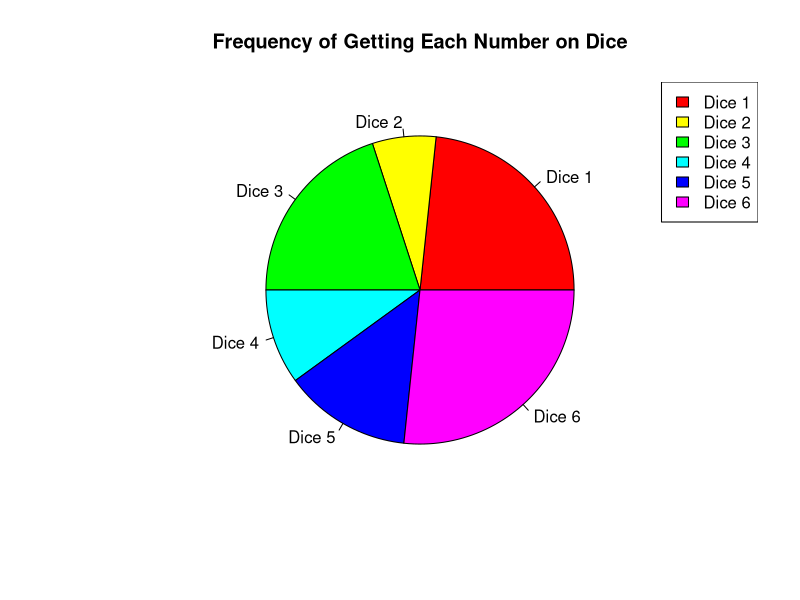

This figure's R source:
# Digits on the dice
dice_numbers <- c(1, 2, 3, 4, 5, 6)

# Frequency of getting each number
frequency <- c(7, 2, 6, 3, 4, 8)

# Create labels for the pie chart
labels <- paste("Dice", dice_numbers)

# Draw the pie chart
pie(frequency, labels = labels, main = "Frequency of Getting Each Number on Dice", col = rainbow(length(frequency)))

# Add a legend
legend("topright", labels, fill = rainbow(length(frequency)))

